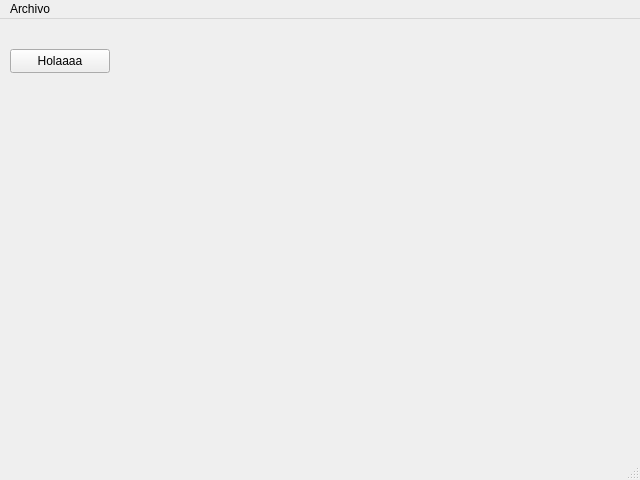
<?xml version="1.0" encoding="UTF-8"?>
<ui version="4.0">
 <class>MainWindow</class>
 <widget class="QMainWindow" name="MainWindow">
  <property name="geometry">
   <rect>
    <x>0</x>
    <y>0</y>
    <width>640</width>
    <height>480</height>
   </rect>
  </property>
  <property name="windowTitle">
   <string>MainWindow</string>
  </property>
  <widget class="QWidget" name="centralwidget">
   <widget class="QPushButton" name="Boton">
    <property name="geometry">
     <rect>
      <x>10</x>
      <y>30</y>
      <width>100</width>
      <height>24</height>
     </rect>
    </property>
    <property name="font">
     <font>
      <family>Nirmala UI</family>
     </font>
    </property>
    <property name="text">
     <string>Holaaaa</string>
    </property>
   </widget>
  </widget>
  <widget class="QMenuBar" name="menubar">
   <property name="geometry">
    <rect>
     <x>0</x>
     <y>0</y>
     <width>640</width>
     <height>22</height>
    </rect>
   </property>
   <widget class="QMenu" name="menuArchivo">
    <property name="title">
     <string>Archivo</string>
    </property>
    <addaction name="actionj"/>
   </widget>
   <addaction name="menuArchivo"/>
  </widget>
  <widget class="QStatusBar" name="statusbar"/>
  <action name="actionj">
   <property name="text">
    <string>Guardar como</string>
   </property>
  </action>
 </widget>
 <resources/>
 <connections/>
</ui>
